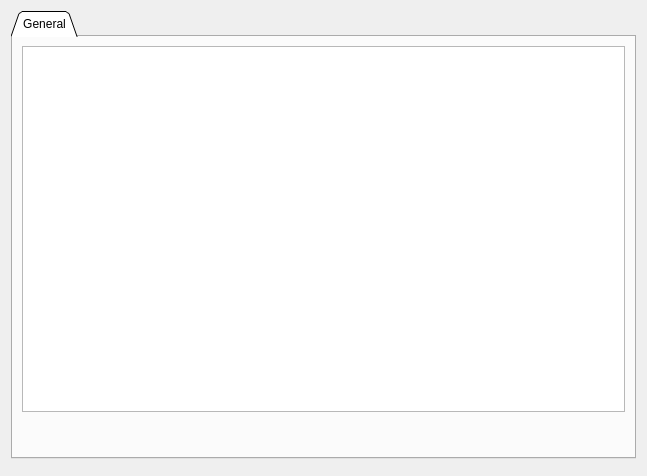
<?xml version="1.0" encoding="UTF-8"?>
<ui version="4.0">
 <class>PageAppSkidaddle</class>
 <widget class="QWidget" name="PageAppSkidaddle">
  <property name="geometry">
   <rect>
    <x>0</x>
    <y>0</y>
    <width>647</width>
    <height>476</height>
   </rect>
  </property>
  <property name="windowTitle">
   <string>Form</string>
  </property>
  <layout class="QVBoxLayout" name="verticalLayout">
   <item>
    <widget class="QTabWidget" name="tabWidget">
     <property name="tabShape">
      <enum>QTabWidget::Triangular</enum>
     </property>
     <property name="currentIndex">
      <number>0</number>
     </property>
     <widget class="QWidget" name="tab">
      <attribute name="title">
       <string>General</string>
      </attribute>
      <layout class="QVBoxLayout" name="verticalLayout_2">
       <item>
        <widget class="ParamTable" name="generalTab"/>
       </item>
       <item>
        <widget class="DisplayPercentage" name="display" native="true">
         <property name="minimumSize">
          <size>
           <width>0</width>
           <height>30</height>
          </size>
         </property>
        </widget>
       </item>
      </layout>
     </widget>
    </widget>
   </item>
   <item>
    <widget class="NrfPair" name="nrfPair" native="true"/>
   </item>
  </layout>
 </widget>
 <customwidgets>
  <customwidget>
   <class>ParamTable</class>
   <extends>QTableWidget</extends>
   <header>widgets/paramtable.h</header>
  </customwidget>
  <customwidget>
   <class>DisplayPercentage</class>
   <extends>QWidget</extends>
   <header>widgets/displaypercentage.h</header>
   <container>1</container>
  </customwidget>
  <customwidget>
   <class>NrfPair</class>
   <extends>QWidget</extends>
   <header>widgets/nrfpair.h</header>
   <container>1</container>
  </customwidget>
 </customwidgets>
 <resources/>
 <connections/>
</ui>
